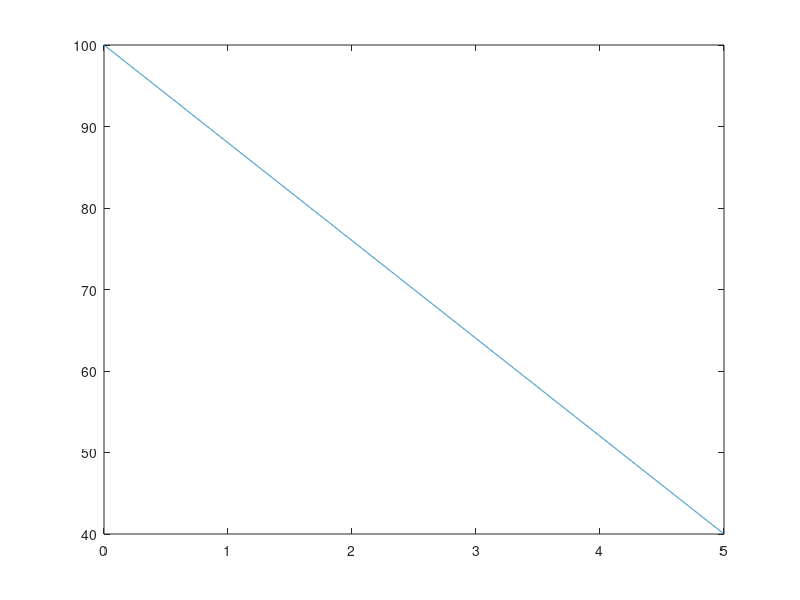

Write MATLAB code to recreate this figure. (Note: this script raises an error after producing the figure.)
%% enter the constant values
n=input('enter the length of slab:');
%% temperature profile 1d
t1=100;
t2=40;
x=0:0.001:n;
t=zeros(1, length(x));
for i=1:length(x)
    t(i)=t1-(((t1-t2)*x(i))/n);
    i=i+1;
end
%% Temperature plot
plot(x,t)
yyaxis right
plot(t)
title("1d heat conduction")
xlabel("length")
ylabel("temperature")

